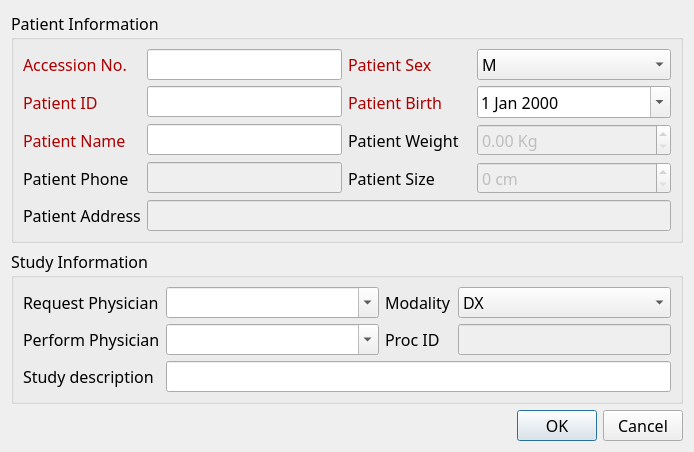
<?xml version="1.0" encoding="UTF-8"?>
<ui version="4.0">
 <class>NewStudyDialog</class>
 <widget class="QDialog" name="NewStudyDialog">
  <property name="geometry">
   <rect>
    <x>0</x>
    <y>0</y>
    <width>694</width>
    <height>449</height>
   </rect>
  </property>
  <property name="font">
   <font>
    <family>微软雅黑</family>
    <pointsize>12</pointsize>
   </font>
  </property>
  <property name="windowTitle">
   <string>Dialog</string>
  </property>
  <layout class="QVBoxLayout" name="verticalLayout_2">
   <item>
    <widget class="QGroupBox" name="groupBox_9">
     <property name="title">
      <string>Patient Information</string>
     </property>
     <layout class="QGridLayout" name="gridLayout_9">
      <item row="4" column="5">
       <widget class="QSpinBox" name="patientSizeSpin">
        <property name="enabled">
         <bool>false</bool>
        </property>
        <property name="suffix">
         <string> cm</string>
        </property>
        <property name="maximum">
         <number>999999</number>
        </property>
       </widget>
      </item>
      <item row="4" column="2">
       <widget class="QLabel" name="label_16">
        <property name="text">
         <string>Patient Size</string>
        </property>
        <property name="buddy">
         <cstring>patientSizeSpin</cstring>
        </property>
       </widget>
      </item>
      <item row="2" column="5">
       <widget class="QDoubleSpinBox" name="patientWeightDSpin">
        <property name="enabled">
         <bool>false</bool>
        </property>
        <property name="prefix">
         <string/>
        </property>
        <property name="suffix">
         <string> Kg</string>
        </property>
        <property name="maximum">
         <double>100000.000000000000000</double>
        </property>
       </widget>
      </item>
      <item row="0" column="1">
       <widget class="QLineEdit" name="accNumEdit"/>
      </item>
      <item row="2" column="2">
       <widget class="QLabel" name="label_9">
        <property name="text">
         <string>Patient Weight</string>
        </property>
        <property name="buddy">
         <cstring>patientWeightDSpin</cstring>
        </property>
       </widget>
      </item>
      <item row="1" column="5">
       <widget class="QDateEdit" name="patientBirthDateEdit">
        <property name="sizePolicy">
         <sizepolicy hsizetype="Expanding" vsizetype="Fixed">
          <horstretch>0</horstretch>
          <verstretch>0</verstretch>
         </sizepolicy>
        </property>
        <property name="calendarPopup">
         <bool>true</bool>
        </property>
       </widget>
      </item>
      <item row="0" column="2">
       <widget class="QLabel" name="label_17">
        <property name="palette">
         <palette>
          <active>
           <colorrole role="WindowText">
            <brush brushstyle="SolidPattern">
             <color alpha="255">
              <red>170</red>
              <green>0</green>
              <blue>0</blue>
             </color>
            </brush>
           </colorrole>
          </active>
          <inactive>
           <colorrole role="WindowText">
            <brush brushstyle="SolidPattern">
             <color alpha="255">
              <red>170</red>
              <green>0</green>
              <blue>0</blue>
             </color>
            </brush>
           </colorrole>
          </inactive>
          <disabled>
           <colorrole role="WindowText">
            <brush brushstyle="SolidPattern">
             <color alpha="255">
              <red>120</red>
              <green>120</green>
              <blue>120</blue>
             </color>
            </brush>
           </colorrole>
          </disabled>
         </palette>
        </property>
        <property name="text">
         <string>Patient Sex</string>
        </property>
        <property name="buddy">
         <cstring>patientSexCombo</cstring>
        </property>
       </widget>
      </item>
      <item row="7" column="0">
       <widget class="QLabel" name="label_23">
        <property name="text">
         <string>Patient Address</string>
        </property>
        <property name="buddy">
         <cstring>patientAddrEdit</cstring>
        </property>
       </widget>
      </item>
      <item row="1" column="2">
       <widget class="QLabel" name="label_24">
        <property name="palette">
         <palette>
          <active>
           <colorrole role="WindowText">
            <brush brushstyle="SolidPattern">
             <color alpha="255">
              <red>170</red>
              <green>0</green>
              <blue>0</blue>
             </color>
            </brush>
           </colorrole>
          </active>
          <inactive>
           <colorrole role="WindowText">
            <brush brushstyle="SolidPattern">
             <color alpha="255">
              <red>170</red>
              <green>0</green>
              <blue>0</blue>
             </color>
            </brush>
           </colorrole>
          </inactive>
          <disabled>
           <colorrole role="WindowText">
            <brush brushstyle="SolidPattern">
             <color alpha="255">
              <red>120</red>
              <green>120</green>
              <blue>120</blue>
             </color>
            </brush>
           </colorrole>
          </disabled>
         </palette>
        </property>
        <property name="text">
         <string>Patient Birth</string>
        </property>
        <property name="buddy">
         <cstring>patientBirthDateEdit</cstring>
        </property>
       </widget>
      </item>
      <item row="7" column="1" colspan="5">
       <widget class="QLineEdit" name="patientAddrEdit">
        <property name="enabled">
         <bool>false</bool>
        </property>
       </widget>
      </item>
      <item row="0" column="5">
       <widget class="QComboBox" name="patientSexCombo">
        <item>
         <property name="text">
          <string>M</string>
         </property>
        </item>
        <item>
         <property name="text">
          <string>F</string>
         </property>
        </item>
        <item>
         <property name="text">
          <string>O</string>
         </property>
        </item>
       </widget>
      </item>
      <item row="1" column="1">
       <widget class="QLineEdit" name="patientIdEdit"/>
      </item>
      <item row="1" column="0">
       <widget class="QLabel" name="label_25">
        <property name="palette">
         <palette>
          <active>
           <colorrole role="WindowText">
            <brush brushstyle="SolidPattern">
             <color alpha="255">
              <red>170</red>
              <green>0</green>
              <blue>0</blue>
             </color>
            </brush>
           </colorrole>
          </active>
          <inactive>
           <colorrole role="WindowText">
            <brush brushstyle="SolidPattern">
             <color alpha="255">
              <red>170</red>
              <green>0</green>
              <blue>0</blue>
             </color>
            </brush>
           </colorrole>
          </inactive>
          <disabled>
           <colorrole role="WindowText">
            <brush brushstyle="SolidPattern">
             <color alpha="255">
              <red>120</red>
              <green>120</green>
              <blue>120</blue>
             </color>
            </brush>
           </colorrole>
          </disabled>
         </palette>
        </property>
        <property name="text">
         <string>Patient ID</string>
        </property>
        <property name="buddy">
         <cstring>patientIdEdit</cstring>
        </property>
       </widget>
      </item>
      <item row="2" column="1">
       <widget class="QLineEdit" name="patientNameEdit"/>
      </item>
      <item row="0" column="0">
       <widget class="QLabel" name="label_26">
        <property name="palette">
         <palette>
          <active>
           <colorrole role="WindowText">
            <brush brushstyle="SolidPattern">
             <color alpha="255">
              <red>170</red>
              <green>0</green>
              <blue>0</blue>
             </color>
            </brush>
           </colorrole>
          </active>
          <inactive>
           <colorrole role="WindowText">
            <brush brushstyle="SolidPattern">
             <color alpha="255">
              <red>170</red>
              <green>0</green>
              <blue>0</blue>
             </color>
            </brush>
           </colorrole>
          </inactive>
          <disabled>
           <colorrole role="WindowText">
            <brush brushstyle="SolidPattern">
             <color alpha="255">
              <red>120</red>
              <green>120</green>
              <blue>120</blue>
             </color>
            </brush>
           </colorrole>
          </disabled>
         </palette>
        </property>
        <property name="text">
         <string>Accession No.</string>
        </property>
        <property name="buddy">
         <cstring>accNumEdit</cstring>
        </property>
       </widget>
      </item>
      <item row="2" column="0">
       <widget class="QLabel" name="label_30">
        <property name="palette">
         <palette>
          <active>
           <colorrole role="WindowText">
            <brush brushstyle="SolidPattern">
             <color alpha="255">
              <red>170</red>
              <green>0</green>
              <blue>0</blue>
             </color>
            </brush>
           </colorrole>
          </active>
          <inactive>
           <colorrole role="WindowText">
            <brush brushstyle="SolidPattern">
             <color alpha="255">
              <red>170</red>
              <green>0</green>
              <blue>0</blue>
             </color>
            </brush>
           </colorrole>
          </inactive>
          <disabled>
           <colorrole role="WindowText">
            <brush brushstyle="SolidPattern">
             <color alpha="255">
              <red>120</red>
              <green>120</green>
              <blue>120</blue>
             </color>
            </brush>
           </colorrole>
          </disabled>
         </palette>
        </property>
        <property name="text">
         <string>Patient Name</string>
        </property>
        <property name="buddy">
         <cstring>patientNameEdit</cstring>
        </property>
       </widget>
      </item>
      <item row="4" column="0">
       <widget class="QLabel" name="label_33">
        <property name="text">
         <string>Patient Phone</string>
        </property>
        <property name="buddy">
         <cstring>patientPhoneEdit</cstring>
        </property>
       </widget>
      </item>
      <item row="4" column="1">
       <widget class="QLineEdit" name="patientPhoneEdit">
        <property name="enabled">
         <bool>false</bool>
        </property>
        <property name="sizePolicy">
         <sizepolicy hsizetype="Preferred" vsizetype="Fixed">
          <horstretch>0</horstretch>
          <verstretch>0</verstretch>
         </sizepolicy>
        </property>
       </widget>
      </item>
     </layout>
    </widget>
   </item>
   <item>
    <widget class="QGroupBox" name="groupBox_10">
     <property name="title">
      <string>Study Information</string>
     </property>
     <layout class="QGridLayout" name="gridLayout">
      <item row="0" column="1">
       <widget class="QComboBox" name="reqPhysicianCombo">
        <property name="sizePolicy">
         <sizepolicy hsizetype="Expanding" vsizetype="Fixed">
          <horstretch>0</horstretch>
          <verstretch>0</verstretch>
         </sizepolicy>
        </property>
        <property name="minimumSize">
         <size>
          <width>120</width>
          <height>0</height>
         </size>
        </property>
        <property name="editable">
         <bool>true</bool>
        </property>
       </widget>
      </item>
      <item row="0" column="2">
       <widget class="QLabel" name="label_31">
        <property name="text">
         <string>Modality</string>
        </property>
        <property name="buddy">
         <cstring>modalityCombo</cstring>
        </property>
       </widget>
      </item>
      <item row="0" column="0">
       <widget class="QLabel" name="label_34">
        <property name="text">
         <string>Request Physician</string>
        </property>
        <property name="buddy">
         <cstring>reqPhysicianCombo</cstring>
        </property>
       </widget>
      </item>
      <item row="0" column="3">
       <widget class="QComboBox" name="modalityCombo">
        <item>
         <property name="text">
          <string>DX</string>
         </property>
        </item>
        <item>
         <property name="text">
          <string>CT</string>
         </property>
        </item>
        <item>
         <property name="text">
          <string>CR</string>
         </property>
        </item>
        <item>
         <property name="text">
          <string>MR</string>
         </property>
        </item>
       </widget>
      </item>
      <item row="1" column="0">
       <widget class="QLabel" name="label_46">
        <property name="text">
         <string>Perform Physician</string>
        </property>
        <property name="buddy">
         <cstring>perPhysicianCombo</cstring>
        </property>
       </widget>
      </item>
      <item row="1" column="1">
       <widget class="QComboBox" name="perPhysicianCombo">
        <property name="sizePolicy">
         <sizepolicy hsizetype="Expanding" vsizetype="Fixed">
          <horstretch>0</horstretch>
          <verstretch>0</verstretch>
         </sizepolicy>
        </property>
        <property name="editable">
         <bool>true</bool>
        </property>
       </widget>
      </item>
      <item row="1" column="2">
       <widget class="QLabel" name="label_32">
        <property name="text">
         <string>Proc ID</string>
        </property>
        <property name="buddy">
         <cstring>procIdEdit</cstring>
        </property>
       </widget>
      </item>
      <item row="1" column="3">
       <widget class="QLineEdit" name="procIdEdit">
        <property name="enabled">
         <bool>false</bool>
        </property>
        <property name="readOnly">
         <bool>true</bool>
        </property>
       </widget>
      </item>
      <item row="2" column="1" colspan="3">
       <widget class="QLineEdit" name="studyDescEdit"/>
      </item>
      <item row="2" column="0">
       <widget class="QLabel" name="label_27">
        <property name="text">
         <string>Study description</string>
        </property>
        <property name="buddy">
         <cstring>studyDescEdit</cstring>
        </property>
       </widget>
      </item>
     </layout>
    </widget>
   </item>
   <item>
    <spacer name="verticalSpacer">
     <property name="orientation">
      <enum>Qt::Vertical</enum>
     </property>
     <property name="sizeHint" stdset="0">
      <size>
       <width>20</width>
       <height>40</height>
      </size>
     </property>
    </spacer>
   </item>
   <item>
    <layout class="QHBoxLayout" name="horizontalLayout_2">
     <item>
      <spacer name="horizontalSpacer">
       <property name="orientation">
        <enum>Qt::Horizontal</enum>
       </property>
       <property name="sizeHint" stdset="0">
        <size>
         <width>40</width>
         <height>20</height>
        </size>
       </property>
      </spacer>
     </item>
     <item>
      <widget class="QPushButton" name="okButton">
       <property name="text">
        <string>OK</string>
       </property>
       <property name="default">
        <bool>true</bool>
       </property>
      </widget>
     </item>
     <item>
      <widget class="QPushButton" name="cancelButton">
       <property name="text">
        <string>Cancel</string>
       </property>
      </widget>
     </item>
    </layout>
   </item>
  </layout>
 </widget>
 <tabstops>
  <tabstop>patientNameEdit</tabstop>
  <tabstop>patientSexCombo</tabstop>
  <tabstop>patientBirthDateEdit</tabstop>
  <tabstop>accNumEdit</tabstop>
  <tabstop>patientIdEdit</tabstop>
  <tabstop>patientWeightDSpin</tabstop>
  <tabstop>patientPhoneEdit</tabstop>
  <tabstop>patientSizeSpin</tabstop>
  <tabstop>patientAddrEdit</tabstop>
  <tabstop>reqPhysicianCombo</tabstop>
  <tabstop>modalityCombo</tabstop>
  <tabstop>perPhysicianCombo</tabstop>
  <tabstop>procIdEdit</tabstop>
  <tabstop>studyDescEdit</tabstop>
  <tabstop>okButton</tabstop>
  <tabstop>cancelButton</tabstop>
 </tabstops>
 <resources/>
 <connections>
  <connection>
   <sender>cancelButton</sender>
   <signal>clicked()</signal>
   <receiver>NewStudyDialog</receiver>
   <slot>reject()</slot>
   <hints>
    <hint type="sourcelabel">
     <x>693</x>
     <y>582</y>
    </hint>
    <hint type="destinationlabel">
     <x>726</x>
     <y>583</y>
    </hint>
   </hints>
  </connection>
 </connections>
</ui>
